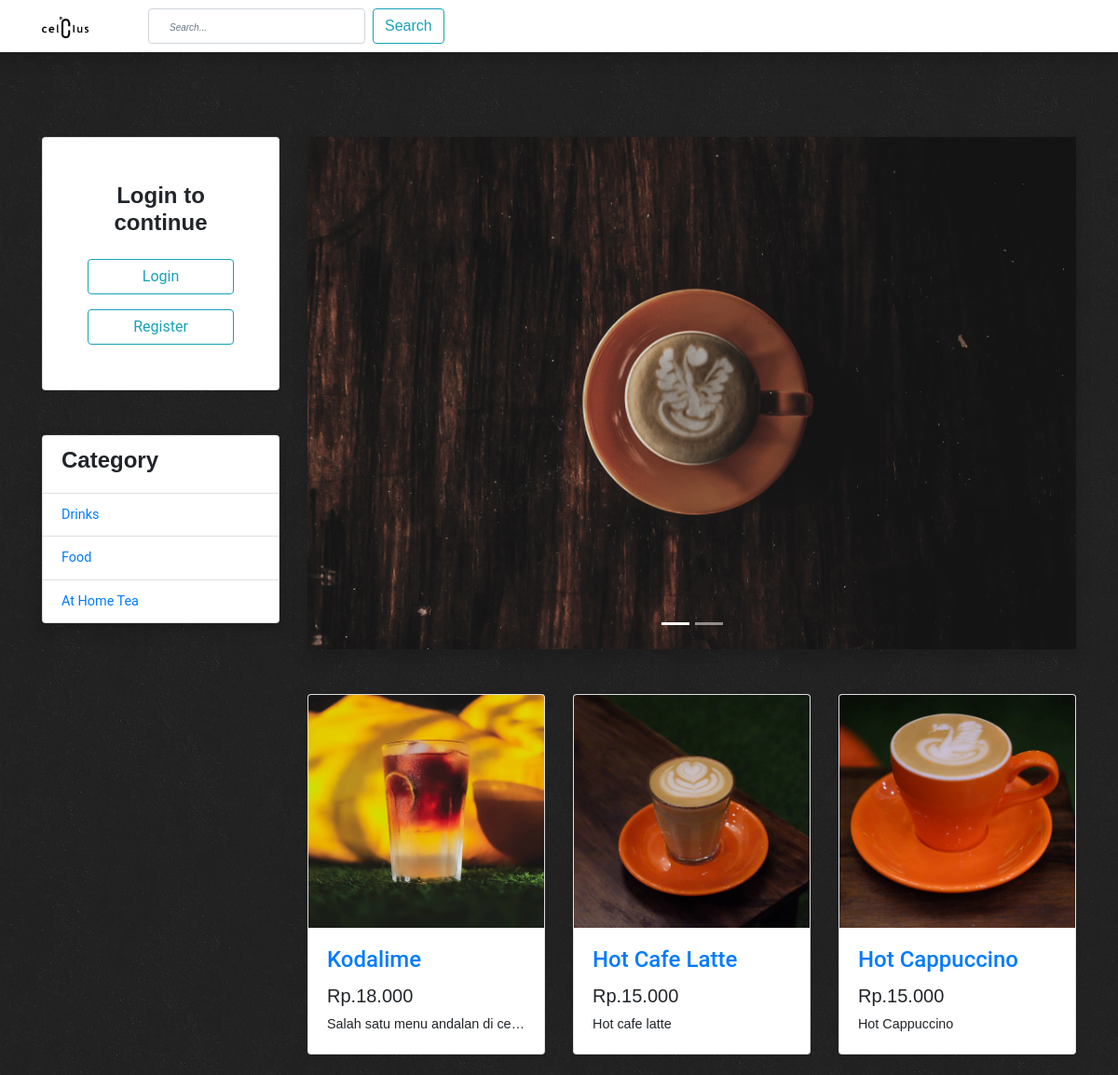
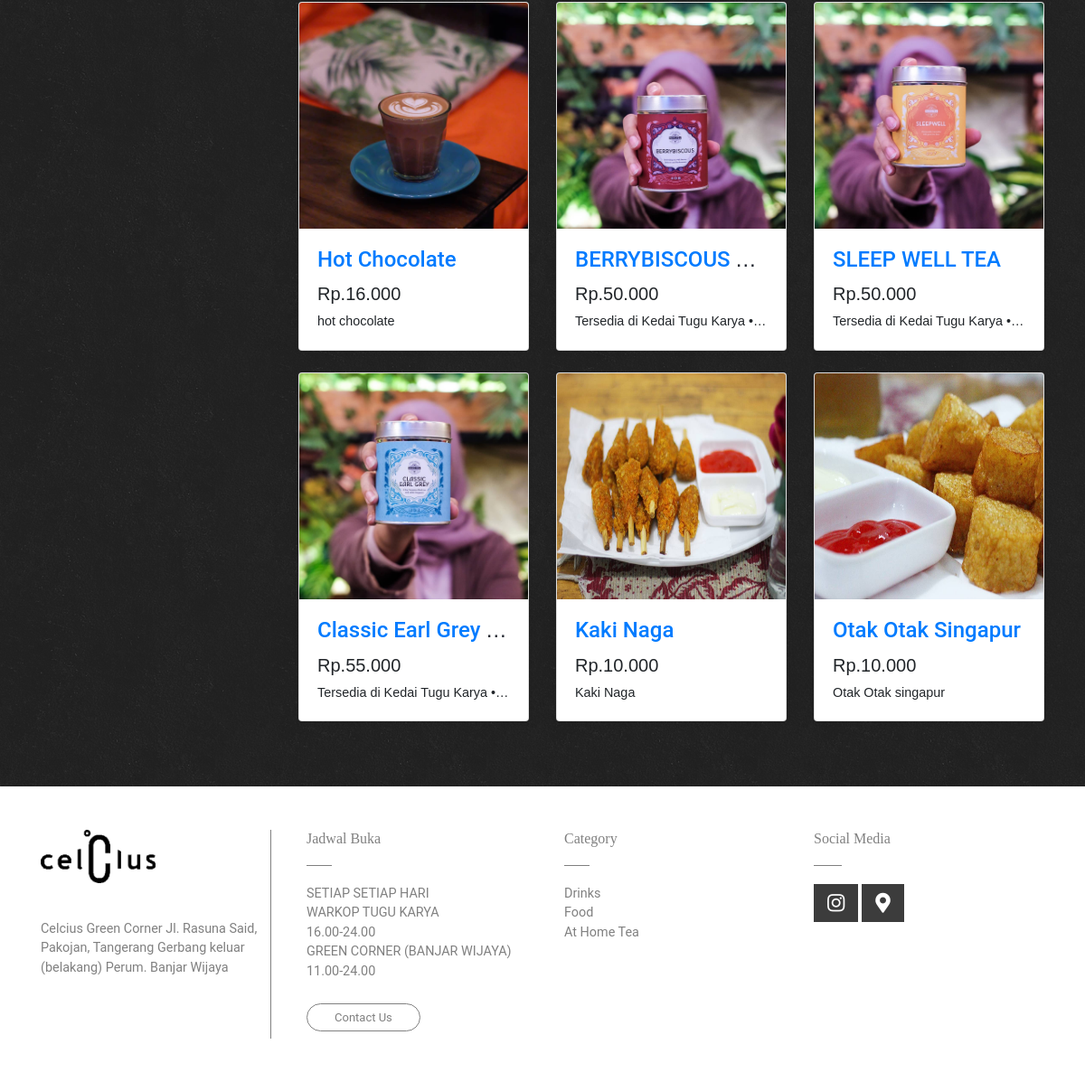
The page / on the database its author committed (2 pictures, top to bottom).
### tables this page shows
CREATE TABLE `category` (
  `category_id` bigint(20) NOT NULL,
  `category_name` varchar(255) NOT NULL
);

CREATE TABLE `product` (
  `product_id` bigint(20) NOT NULL,
  `product_name` varchar(255) NOT NULL,
  `product_category` int(11) NOT NULL,
  `product_price` varchar(50) NOT NULL,
  `product_stock` int(50) NOT NULL,
  `product_img` text NOT NULL,
  `product_desc` text NOT NULL,
  `product_rating` int(50) NOT NULL,
  `product_purchased` int(50) NOT NULL,
  `product_created_at` timestamp NOT NULL DEFAULT current_timestamp(),
  `product_update_at` timestamp NULL DEFAULT NULL
);

### application/controllers/Dashboard.php (called while the page is built, shortened)
<?php
class Dashboard extends CI_Controller
{
    public function __construct()
    {
        $this->load->model('dashboard_model');
    }
    public function index()
    {
        $data['product'] = $this->dashboard_model->getAllProduct();
        $data['category'] = $this->dashboard_model->getAllCategory();
        $this->load->view('dashboard/layouts/header');
        $this->load->view('dashboard/layouts/navbar');
        $this->load->view('dashboard/layouts/sidebar',$data);
        $this->load->view('dashboard/index',$data);
        $this->load->view('dashboard/layouts/footer');
    }
}

### index.php (called while the page is built, shortened)
<?php
require_once BASEPATH.'core/CodeIgniter.php';

### application/models/Dashboard_model.php (called while the page is built, shortened)
<?php if (!defined('BASEPATH')) exit('No direct script access allowed');
class Dashboard_model extends CI_Model
{
    public function getAllProduct($type = 0)
    {
        if(filter_var($type, FILTER_VALIDATE_INT) == true && $type != 0) {
            return $this->db->get_where('product',array('product_category'=>$type));
        } else {
            return $this->db->get('product');
        }
    }
    public function getAllCategory()
    {
        return $this->db->get('category')->result_array();
    }
}

### application/views/dashboard/index.php (the view, shortened to what this page needs)
<div class="col-lg-9">
  <div id="carouselExampleIndicators" class="carousel shadow slide my-5 animated fadeInUp fast" data-ride="carousel">
    <ol class="carousel-indicators">
      <li data-target="#carouselExampleIndicators" data-slide-to="0" class="active"></li>
      <li data-target="#carouselExampleIndicators" data-slide-to="1"></li>
    </ol>
    <div class="carousel-inner" role="listbox">
      <div class="carousel-item active">
        <img class="d-block img-fluid" src="<?= base_url('assets/') ?>img/bg-login.jpeg" alt="First slide">
      </div>
    </div>
  </div>
  <div class="row">
    <?php foreach ($product->result_array() as $key) : ?>
      <div class="col-lg-4 col-md-6 mb-4 animated fadeInUp">
        <div class="card h-70 shadow-sm">
          <a href="<?= base_url('product/view/') . $key['product_id'] ?>"><img class="card-img-top p-img-top" src="<?= base_url('assets/product/img/') . $key['product_img'] ?>" alt=""></a>
          <div class="card-body">
            <h4 class="card-title text-truncate">
              <a href="<?= base_url('product/view/') . $key['product_id'] ?>"><?= $key['product_name'] ?></a>
            </h4>
            <h5>Rp.<?= number_format($key['product_price'], 0, ',', '.'); ?></h5>
            <p class="card-text text-truncate"><?= $key['product_desc'] ?></p>
          </div>
        </div>
      </div>
    <?php endforeach; ?>
  </div>
</div>

### application/views/dashboard/layouts/header.php (shortened to what this page needs)
<!DOCTYPE html>
<html lang="en">
<head>
    <link href="<?= base_url('assets/') ?>css/animate.css" rel="stylesheet">
    <link href="<?= base_url('assets/') ?>vendor/bootstrap/css/bootstrap.min.css" rel="stylesheet">
    <link href="<?= base_url('assets/') ?>vendor/fontawesome-free/css/all.min.css" rel="stylesheet" type="text/css">
    <link href="<?= base_url('assets/') ?>css/shop-homepage.css" rel="stylesheet">
    <link href="https://cdnjs.cloudflare.com/ajax/libs/font-awesome/5.11.2/css/all.css" rel="stylesheet">
</head>
<body>

### application/views/dashboard/layouts/navbar.php (shortened to what this page needs)
<nav class="navbar navbar-expand-lg navbar-light bg-white fixed-top shadow animated fadeInDown">
    <div class="container">
        <a class="navbar-brand" href="<?= base_url() ?>">
            <img src="<?= base_url('assets/') ?>img/logo.png" alt="" width="50">
        </a>
        <div class="collapse navbar-collapse" id="navbarResponsive">
            <ul class="navbar-nav mr-auto ml-lg-5">
                <form class="form-inline my-2 my-lg-0" method="get" action="<?= base_url('dashboard/search/') ?>">
                    <input class="form-control mr-sm-2" type="search" placeholder="Search..." aria-label="Search" name="keyword">
                    <button class="btn btn-outline-info my-2 my-sm-0" type="submit">Search</button>
                </form>
            </ul>
        </div>
    </div>
</nav>
<br><br>

### application/views/dashboard/layouts/sidebar.php (shortened to what this page needs)
<div class="container">
    <div class="row">
        <div class="col-lg-3 d-none d-md-block animated fadeInLeft">
            <?php if ($this->session->userdata('logged_in')) : ?>
                <div class="card mt-5 p-5">
                    <a href="<?= base_url('user/profile') ?>">
                        <img src="<?= base_url('assets/product/user/') . $this->session->userdata('cover_img') ?>" alt="Profile" class="w-100">
                    </a>
                    <h4 class="text-center my-3 text-truncate"><b> <?= $this->session->userdata('user_name') ?></b></h4>
                    <?php if ($this->session->userdata('role') == 1) : ?>
                        <a href="<?= base_url('admin') ?>" class="btn btn-outline-info">Admin</a>
                    <?php else : ?>
                        <a href="<?= base_url('user/profile') ?>" class="btn btn-outline-info">Profile</a>
                        <div class="divinder my-2"></div>
                        <a href="<?= base_url('user/cart') ?>" class="btn btn-outline-success">Shopping Cart</a>
                    <?php endif; ?>
                    <div class="divinder my-2"></div>
                    <a href="<?= base_url('auth/logout') ?>" class="btn btn-outline-danger">Logout</a>
                </div>
            <?php else : ?>
                <div class="card mt-5 p-5">
                    <h4 class="text-center mb-4"><b> Login to continue</b></h4>
                    <a href="<?= base_url('auth/login') ?>" class="btn btn-outline-info">Login</a>
                    <a href="<?= base_url('auth/register') ?>" class="btn btn-outline-info">Register</a>
                </div>
            <?php endif; ?>
            <ul class="list-group shadow mt-5">
                <li href="#" class="list-group-item ">
                    <h4><b>Category</b></h4>
                </li>
                <?php foreach ($category as $key) : ?>
                    <a href="<?= base_url('dashboard/category/') . $key['category_id'] ?>" class="list-group-item"><?= $key['category_name'] ?></a>
                <?php endforeach; ?>
            </ul>
        </div>

### application/views/dashboard/layouts/footer.php (shortened to what this page needs)
</div>
</div>
<footer class="container-fluid bg-white py-5 mt-5 animated fadeInUp">
    <div class="container">
        <div class="row">
            <div class="col-md-6">
                <div class="row">
                    <div class="col-md-6 ">
                        <div class="logo-part">
                            <img src="<?= base_url('assets/') ?>img/logo.png" class="w-50 logo-footer">
                            <p>Celcius Green Corner
                                Jl. Rasuna Said, Pakojan, Tangerang
                                Gerbang keluar (belakang) Perum. Banjar Wijaya</p>
                        </div>
                    </div>
                    <div class="col-md-6 px-4">
                        <h6> Jadwal Buka</h6>
                        <p> SETIAP SETIAP HARI <br>
                            WARKOP TUGU KARYA <br>
                            16.00-24.00 <br>
                            GREEN CORNER (BANJAR WIJAYA) <br>
                            11.00-24.00</p>
                        <a href="https://wa.me/6289604466296" class="btn-footer"> Contact Us</a>
                    </div>
                </div>
            </div>
            <div class="col-md-6">
                <div class="row">
                    <div class="col-md-6 px-4">
                        <h6> Category</h6>
                        <div class="row ">
                            <div class="col-md-6">
                                <ul>
                                    <?php foreach ($category as $key) : ?>
                                        <li> <a href="<?= base_url('dashboard/category/') . $key['category_id'] ?>"> <?= $key['category_name'] ?></a> </li>
                                    <?php endforeach; ?>
                                </ul>
                            </div>
                        </div>
                    </div>
                    <div class="col-md-6 ">
                        <h6>Social Media</h6>
                        <div class="social">
                            <a href="https://www.instagram.com/celciuscoffee_id/"><i class="fab fa-instagram"></i></a>
                            <a href="https://www.google.co.id/maps/place/Jl.+Tugu+Karya+I,+Cipondoh,+Kec.+Cipondoh,+Kota+Tangerang,+Banten+15122/@-6.1885021,106.6674778,17z/data=!3m1!4b1!4m5!3m4!1s0x2e69f9043007db6d:0xc5305b8aa5d32295!8m2!3d-6.1885074!4d106.6696665"><i class="fas fa-map-marker-alt"></i></a>
                        </div>
                    </div>
                </div>
            </div>
        </div>
    </div>
</footer>
</body>
</html>

### assets/css/shop-homepage.css (style rules this page uses)
body { background-image: url("../img/pattern.png"); background-repeat: repeat; }
@media screen and (min-width: 768px) { body { padding-top: 56px; } }
.p-img-top { height: 250px; min-height: 250px; }
body { font-size: 0.9rem; }
body { font-family: 'Signika', sans-serif; }
.logo-footer { margin-bottom: 40px; }
footer { color: grey; }
footer p, a { font-family: 'Roboto', sans-serif; }
footer h6 { font-family: 'Playfair Display', serif; margin-bottom: 40px; position: relative; }
footer h6:after { position: absolute; content: ""; background: grey; width: 12%; height: 1px; left: 0; bottom: -20px; }
.btn-footer { color: grey; text-decoration: none; border: 1px solid; border-radius: 43px; font-size: 13px; padding: 7px 30px; line-height: 47px; }
::placeholder { font-size: 10px; padding-left: 10px; font-style: italic; }
.social .fab, .social .fas { color: white; font-size: 22px; padding: 10px 15px; background: #3c3c3c; }
footer ul li { list-style: none; display: block; }
footer ul { padding-left: 0; }
footer ul li a { text-decoration: none; color: grey; text-decoration:none; }
.card-title { text-decoration: none; color: #21252f !important; }
.logo-part { border-right: 1px solid grey; height: 100%; }

### rows shown on the page
category: category_name "Drinks"
category: category_name "Food"
category: category_name "At Home Tea"
product: product_img (picture), product_name "Kodalime", product_price "18.000", product_desc "Salah satu menu andalan di ce…"
product: product_img (picture), product_name "Hot Cafe Latte", product_price "15.000", product_desc "Hot cafe latte"
product: product_img (picture), product_name "Hot Cappuccino", product_price "15.000", product_desc "Hot Cappuccino"
product: product_img (picture), product_name "Hot Chocolate", product_price "16.000", product_desc "hot chocolate"
product: product_img (picture), product_name "BERRYBISCOUS…", product_price "50.000", product_desc "Tersedia di Kedai Tugu Karya •…"
product: product_img (picture), product_name "SLEEP WELL TEA", product_price "50.000", product_desc "Tersedia di Kedai Tugu Karya •…"
product: product_img (picture), product_name "Classic Earl Grey…", product_price "55.000", product_desc "Tersedia di Kedai Tugu Karya •…"
product: product_img (picture), product_name "Kaki Naga", product_price "10.000", product_desc "Kaki Naga"
product: product_img (picture), product_name "Otak Otak Singapur", product_price "10.000", product_desc "Otak Otak singapur"
